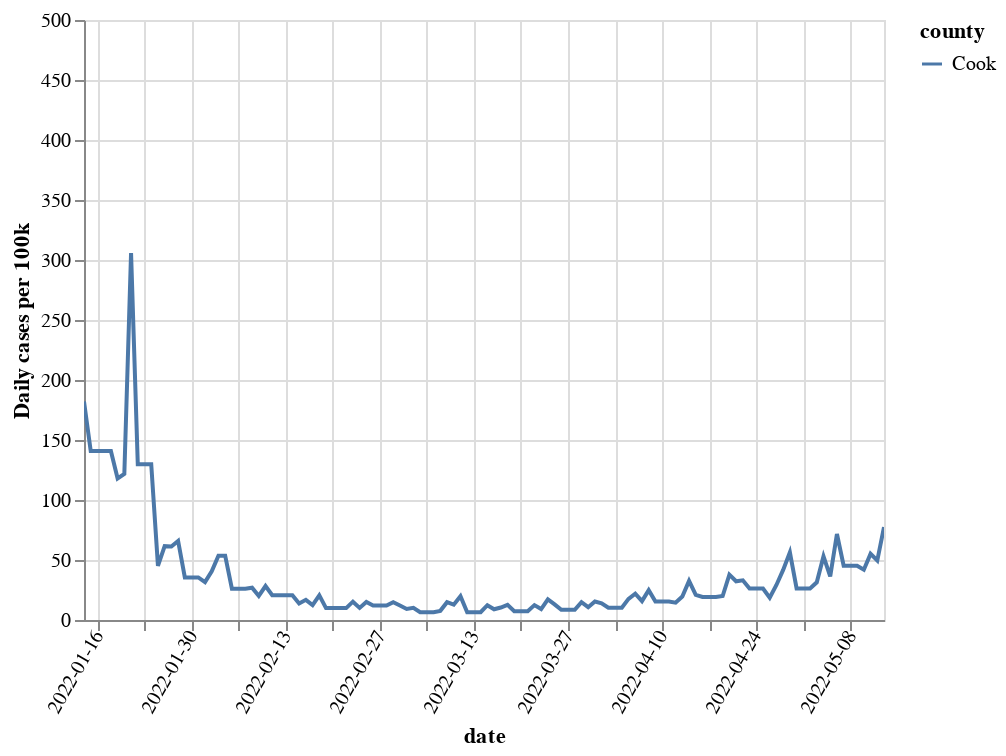
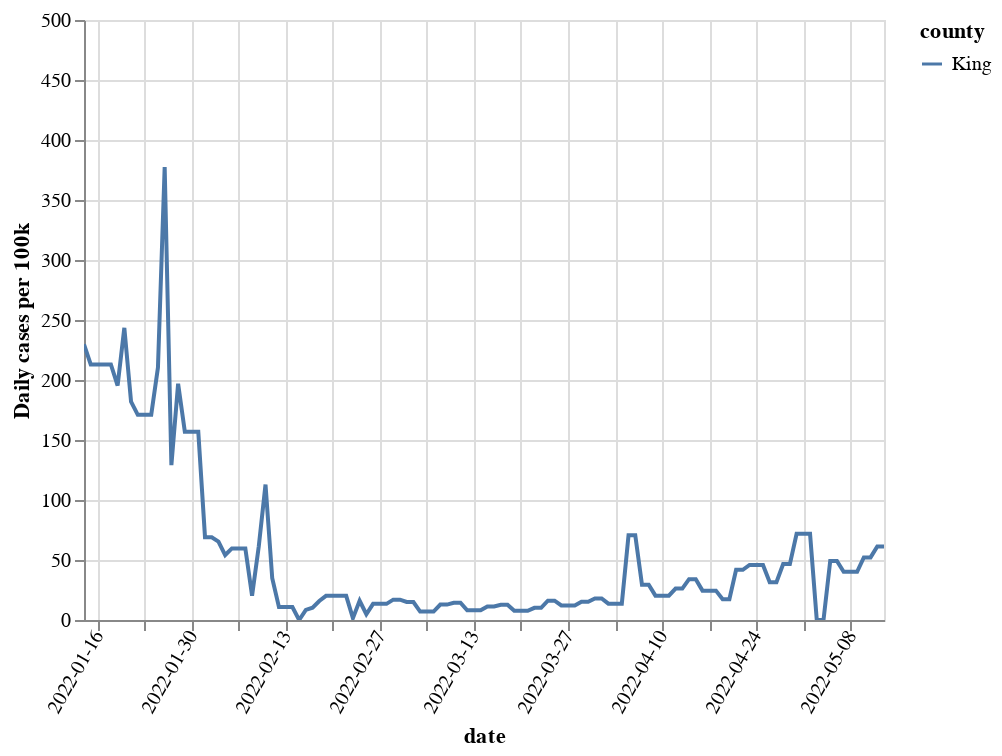
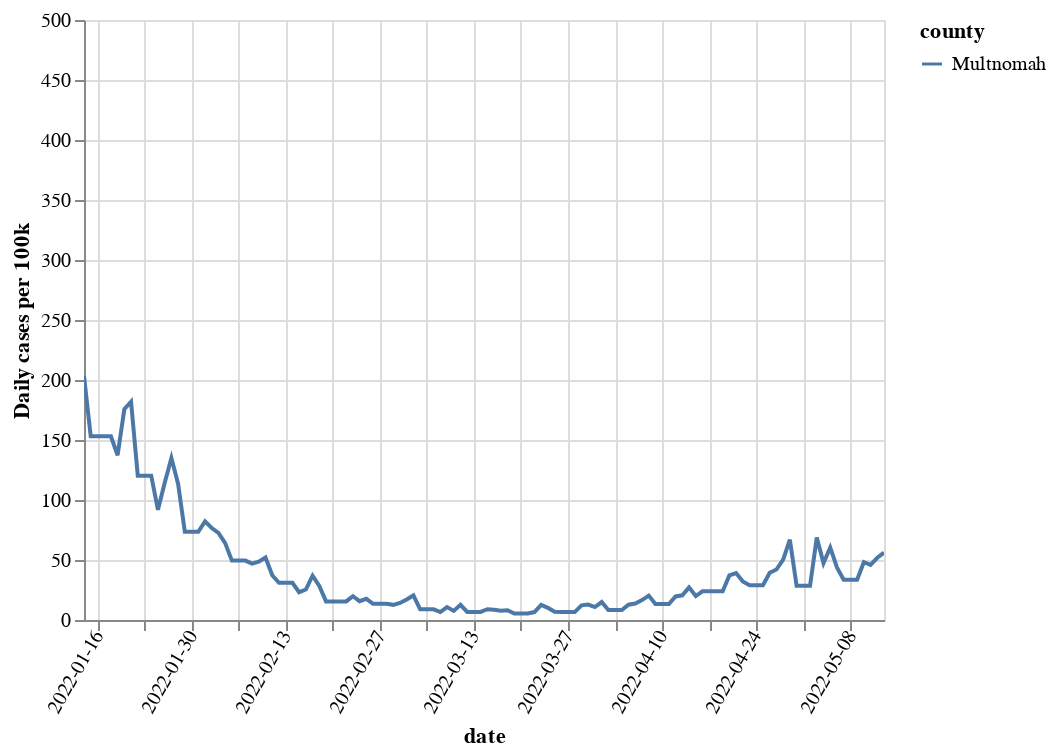
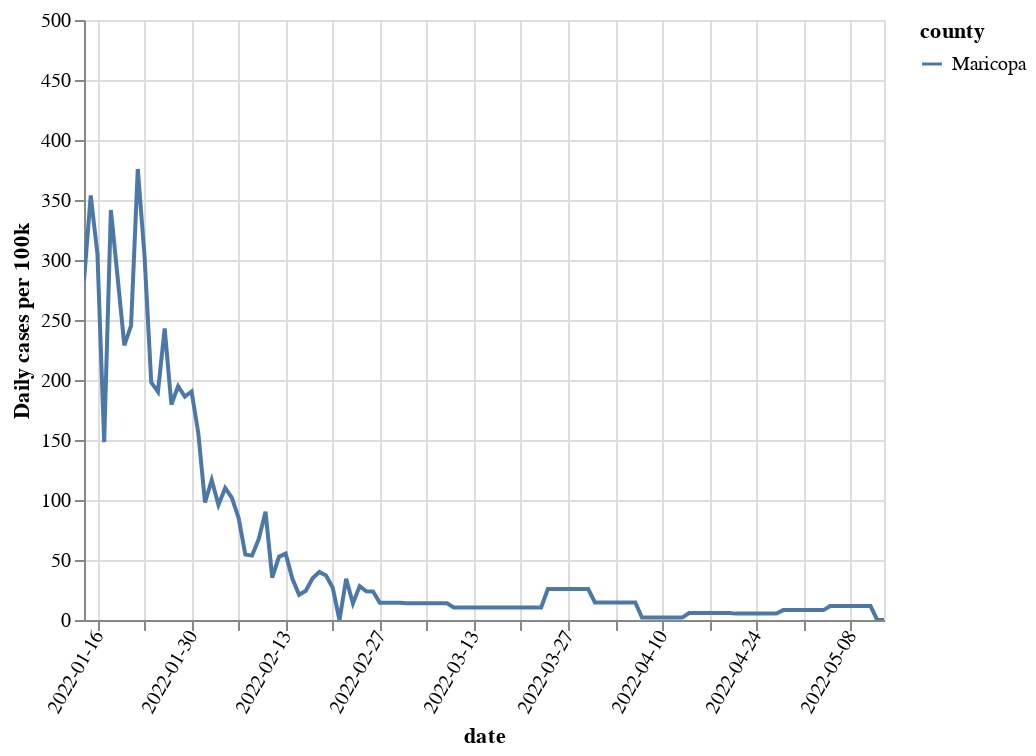

The cell these charts' notebook holds for them, in order:
### Code cell
for state, counties_list in counties.items():
    chart = plot_for_state(df_with_pop, state, counties_list, lookback_days=120)
    
    display(Markdown(f'# {state}'))
    display(chart)
    # display((daily_df['cases_per_capita'] * 100_000)[-12:].plot())
